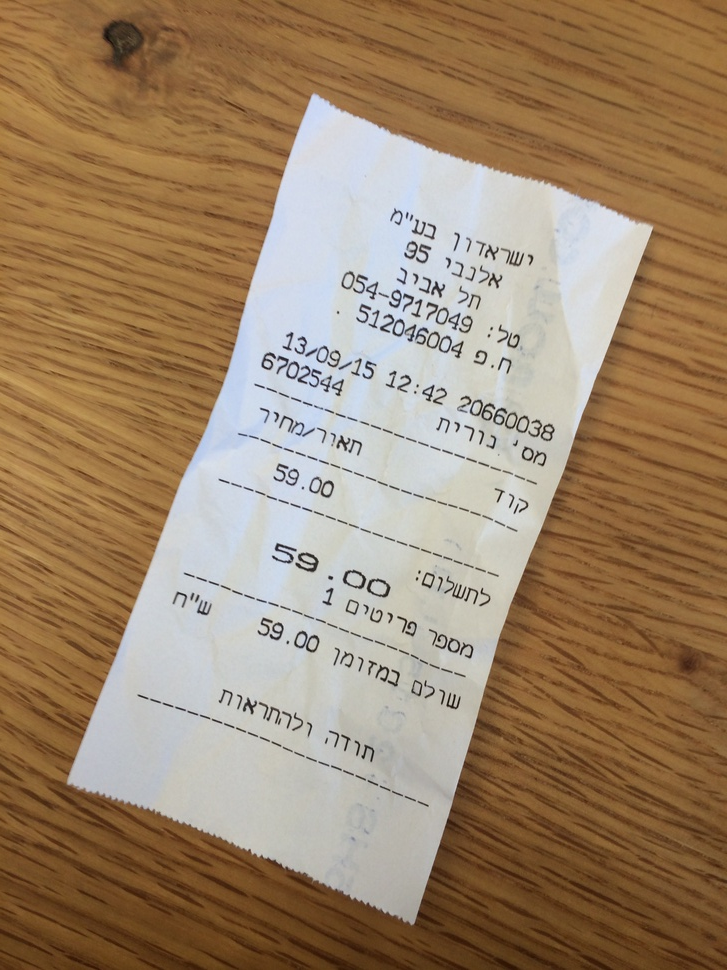
//> input picture ocr/pics/heb.jpg, 727 x 970 px, shrunk from 2448 x 3264 before the run
$ ./skew_heb2 ./pics/heb.jpg   (built with g++ and OpenCV 4)
//> lines starting //> are read from the running program, lines starting //| are printed output that depends on the picture

// g++ $(pkg-config --cflags --libs opencv) skew_heb2.cc -o skew_heb2 && ./skew_heb2 ./pics/heb.jpg

// credits: http://docs.opencv.org/doc/tutorials/imgproc/imgtrans/hough_lines/hough_lines.html

#include "opencv2/highgui/highgui.hpp"
#include "opencv2/imgproc/imgproc.hpp"
#include <math.h>

#include <iostream>

using namespace cv;
using namespace std;

void help()
{
 cout << "\nThis program demonstrates line finding with the Hough transform.\n"
         "Usage:\n"
         "./houghlines <image_name>, Default is pic1.jpg\n" << endl;
}

float get_line_len(Vec4i points){

  // use Pythagorean Theorem
  int a = points[3] -  points[1];
  int b = points[2] -  points[0];

  return sqrt(a*a + b*b);
}

// in radians...
// nop - in degrees?
float get_line_angle(Vec4i points){

  int a = points[3] -  points[1];
  int b = points[2] -  points[0];

  // the working buggy ???
  // return atan2(a*a, b*b) *  180 / CV_PI;
  return atan2(a, b);
}

int main(int argc, char** argv)
{
 const char* filename = argc >= 2 ? argv[1] : "pic1.jpg";

 Mat src = imread(filename, 0);
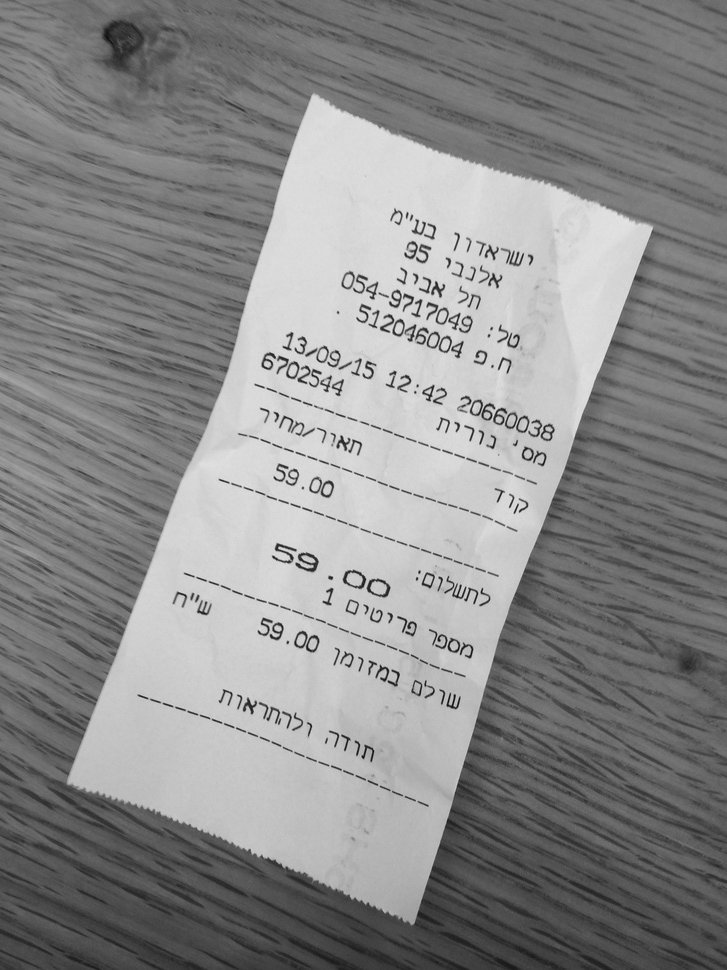
//> src: 970 rows x 727 cols, CV_8UC1; min 11, max 230, mean 137.7
 cv::Size size = src.size();
//> size = Size(727, 970)

 if(src.empty())
 {
     help();
     cout << "can not open " << filename << endl;
     return -1;
 }

 // imwrite("./img_pre/hough.jpg", src);
 // return 0;

 Mat dst, cdst;
 Canny(src, dst, 50, 120, 3);
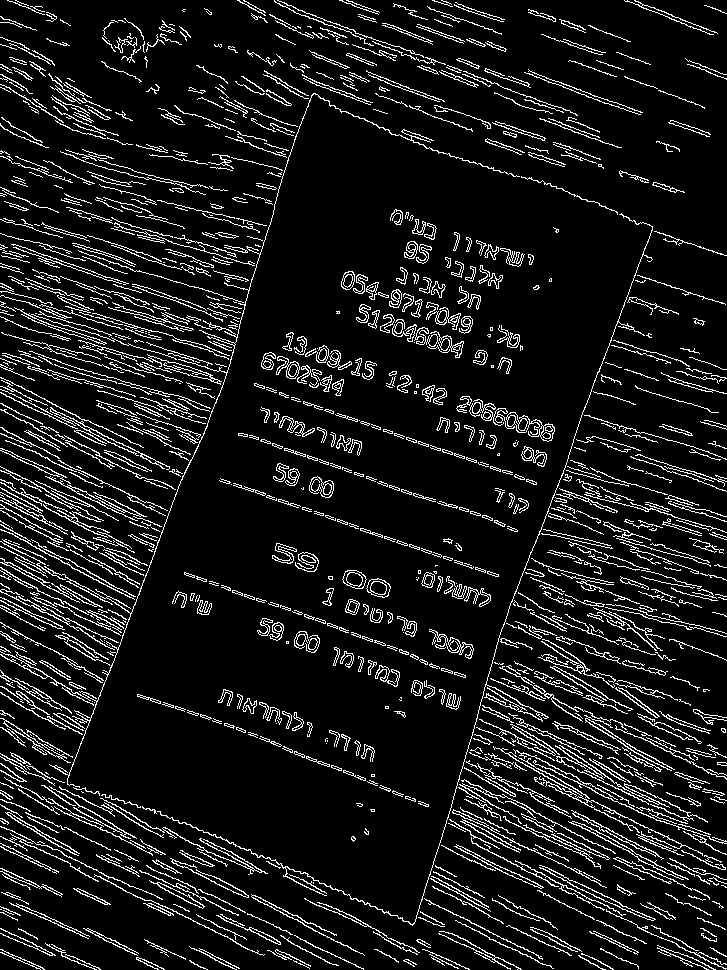
//> dst: 970 rows x 727 cols, CV_8UC1; 10.1% white in thin lines or dots
 // blur(dst, dst, Size(5,5));

 cvtColor(dst, cdst, CV_GRAY2BGR);
//> cdst: 970 rows x 727 cols, CV_8UC3; 10.1% white in thin lines or dots


  vector<Vec4i> lines;
  HoughLinesP(dst, lines, 1, CV_PI/180, 100, size.width/5.7f, 50 );
//> lines = 317 lines (x1, y1, x2, y2), first 8: [1, 952, 238, 333], [184, 574, 406, 651], [494, 656, 725, 887], [32, 269, 726, 481], [519, 583, 708, 772], [451, 637, 717, 903], [220, 481, 651, 629], [265, 618, 554, 735]

  std::cout << "No. of lines: " << lines.size() << std::endl;
//| No. of lines: 317

  float angle = 0., angle2=0., line_len = 0.;
  int angle_count = 0;
  for( size_t i = 0; i < lines.size(); i++ )
  {
    Vec4i l = lines[i];
    line_len = get_line_len(l);

    if(line_len<101) continue;

    line( cdst, Point(l[0], l[1]), Point(l[2], l[3]), Scalar(0,0,255), 3, CV_AA);

    angle2 = get_line_angle(l);
    // angle2 < 0 && (angle2+=CV_PI*2);
    angle+=angle2;
    ++angle_count;

    std::cout << "line length is: " << line_len << std::endl;
    std::cout << "line angle is: " << angle2*180/CV_PI << ", " << angle2  << std::endl;
    // std::cout << "line angle is: " << angle2  << std::endl;
  }
//> this loop made 317 passes
//> (l, a in get_line_len, b in get_line_len, line_len, a in get_line_angle, b in get_line_angle, angle2, angle) on passes 1 to 10: ([1, 952, 238, 333], -619, 237, 662.8, -619, 237, -1.21, -1.21), ([184, 574, 406, 651], 77, 222, 235, 77, 222, 0.334, -0.871), ([494, 656, 725, 887], 231, 231, 326.7, 231, 231, 0.785, -0.0859), ([32, 269, 726, 481], 212, 694, 725.7, 212, 694, 0.296, 0.211), ([519, 583, 708, 772], 189, 189, 267.3, 189, 189, 0.785, 0.996), ([451, 637, 717, 903], 266, 266, 376.2, 266, 266, 0.785, 1.78), ([220, 481, 651, 629], 148, 431, 455.7, 148, 431, 0.331, 2.11), ([265, 618, 554, 735], 117, 289, 311.8, 117, 289, 0.385, 2.5), ([11, 244, 714, 486], 242, 703, 743.5, 242, 703, 0.332, 2.83), ([98, 390, 649, 569], 179, 551, 579.3, 179, 551, 0.314, 3.14)
//> (l, line_len, a in get_line_angle, b in get_line_angle, angle2, angle) on passes 61 to 66: ([467, 396, 670, 954], 593.8, 558, 203, 1.22, 17), ([489, 672, 725, 777], 258.3, 105, 236, 0.419, 17.42), ([294, 548, 715, 969], 595.4, 421, 421, 0.785, 18.2), ([452, 641, 712, 901], 367.7, 260, 260, 0.785, 18.99), ([341, 286, 519, 337], 185.2, 51, 178, 0.279, 19.27), ([371, 579, 618, 958], 452.4, 379, 247, 0.993, 20.26)
//| line length is: 662.82
//| line angle is: -69.0494, -1.20514
//| line length is: 234.974
//| line angle is: 19.1289, 0.333863
//> (the first 4 of 16 printed lines)
//> (output is shown up to pass 8 of 317)
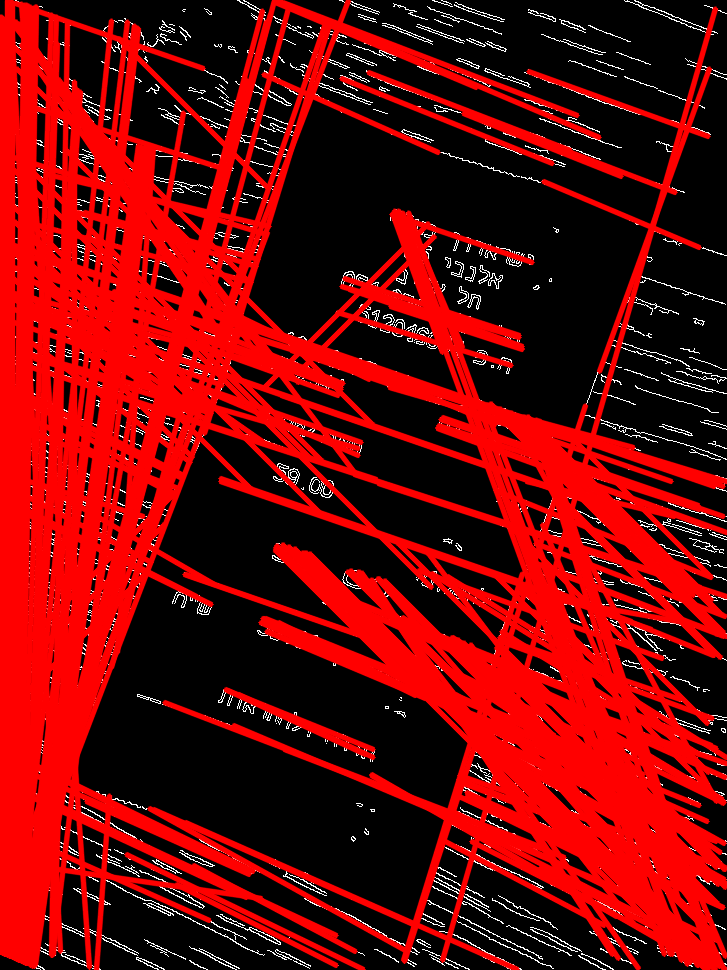
//> cdst: 970 rows x 727 cols, CV_8UC3; mean B, G, R 5.9, 5.9, 116.1

  // angle /= (angle_count/2);
  angle /= angle_count;
  angle *= 180/CV_PI;

  std::cout << "rotation is: " << angle  << std::endl;
//| rotation is: 7.37494

 // imshow("source", src);
 // imshow("detected lines", cdst);
  imwrite("./img_pre/hough.jpg", cdst);

 // waitKey();

 return 0;
}
